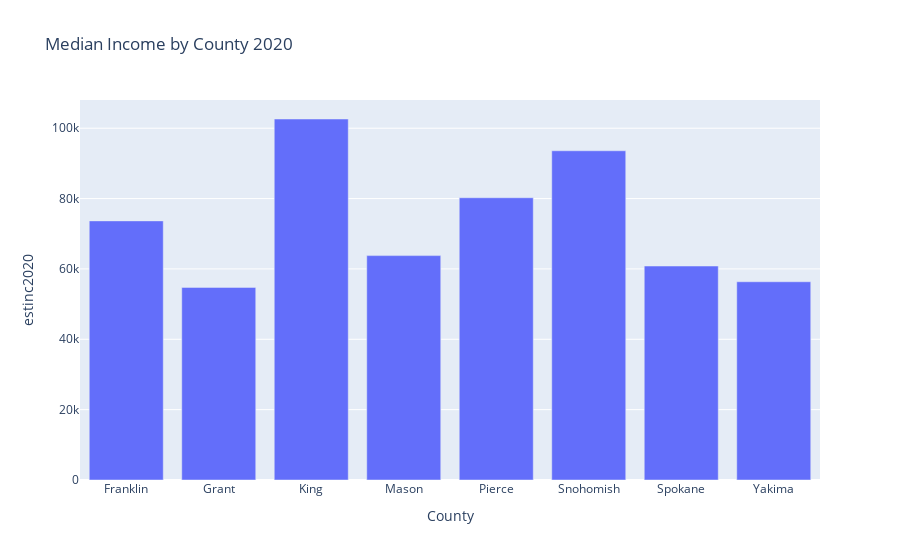

Notebook cell for this chart:
### Code cell
fig = px.bar(income, x="County", y="estinc2020", title="Median Income by County 2020")
fig.show()

### Figure 1 — Plotly figure (JSON) as saved in the notebook; plotly's stock layout.template omitted (floating-point values rounded to 4 significant figures)
{"data": [{"alignmentgroup": "True", "hovertemplate": "County=%{x}<br>estinc2020=%{y}<extra></extra>", "legendgroup": "", "marker": {"color": "#636efa", "pattern": {"shape": ""}}, "name": "", "offsetgroup": "", "orientation": "v", "showlegend": false, "textposition": "auto", "type": "bar", "x": ["Franklin", "Grant", "King", "Mason", "Pierce", "Snohomish", "Spokane", "Yakima"], "xaxis": "x", "y": [73656, 54753, 102620, 63785, 80236, 93589, 60827, 56353], "yaxis": "y"}], "layout": {"autosize": true, "barmode": "relative", "legend": {"tracegroupgap": 0}, "title": {"text": "Median Income by County 2020"}, "xaxis": {"anchor": "y", "autorange": true, "domain": [0, 1], "range": [-0.5, 7.5], "title": {"text": "County"}, "type": "category"}, "yaxis": {"anchor": "x", "autorange": true, "domain": [0, 1], "range": [0, 108000.0], "title": {"text": "estinc2020"}, "type": "linear"}}}
